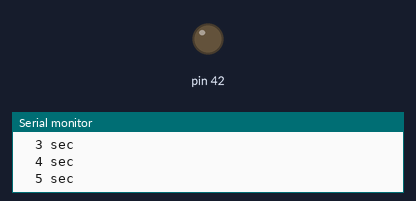
Simulated run of this sketch. Board: Arduino Mega 2560, built with avr-gcc and run on an emulated ATmega2560. Shown: output pins drawn as LEDs (lit = HIGH), the last lines printed to the serial monitor.

Above: at 8.0 s.
At 15.5 s:
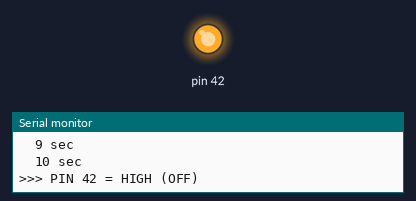
Timing chart, 0 to 22.5 s (numbered marks = the images above):
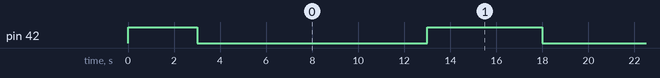

Measured:
- by itself, pin 42: alternates HIGH for 5.0 s and LOW for 10.0 s

The sketch:

test_pin42.ino
```cpp
/**
 * TEST PIN 42 ONLY - 10 sec cycles
 */
void setup() {
  Serial.begin(115200);
  pinMode(42, OUTPUT);
  digitalWrite(42, HIGH);

  Serial.println("\n=== PIN 42 TEST (LOW = ON) ===\n");
  delay(3000);
}

void loop() {
  Serial.println(">>> PIN 42 = LOW (ON)");
  digitalWrite(42, LOW);

  for (int i = 1; i <= 10; i++) {
    Serial.print("  ");
    Serial.print(i);
    Serial.println(" sec");
    delay(1000);
  }

  Serial.println(">>> PIN 42 = HIGH (OFF)\n");
  digitalWrite(42, HIGH);
  delay(5000);
}
```
